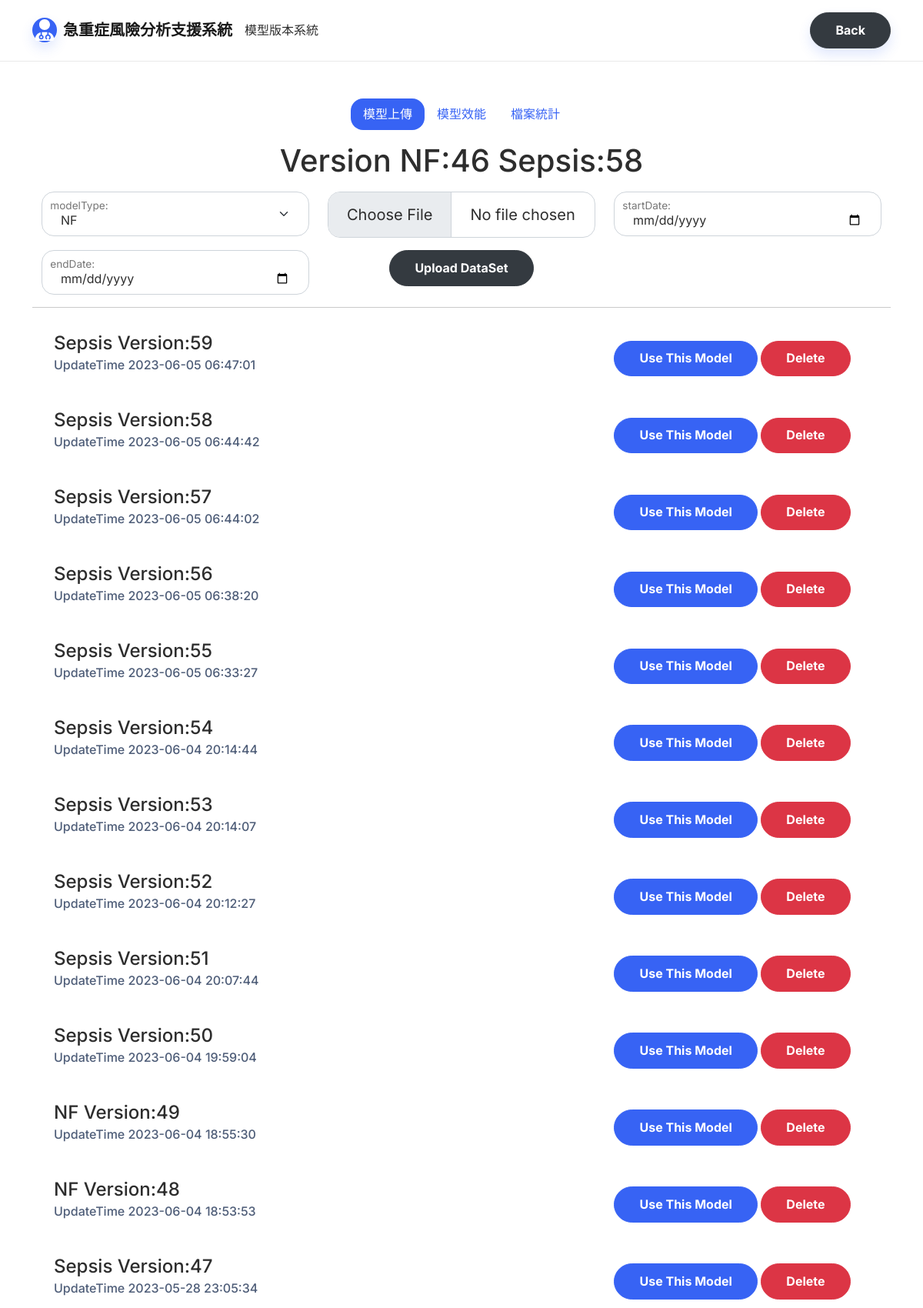
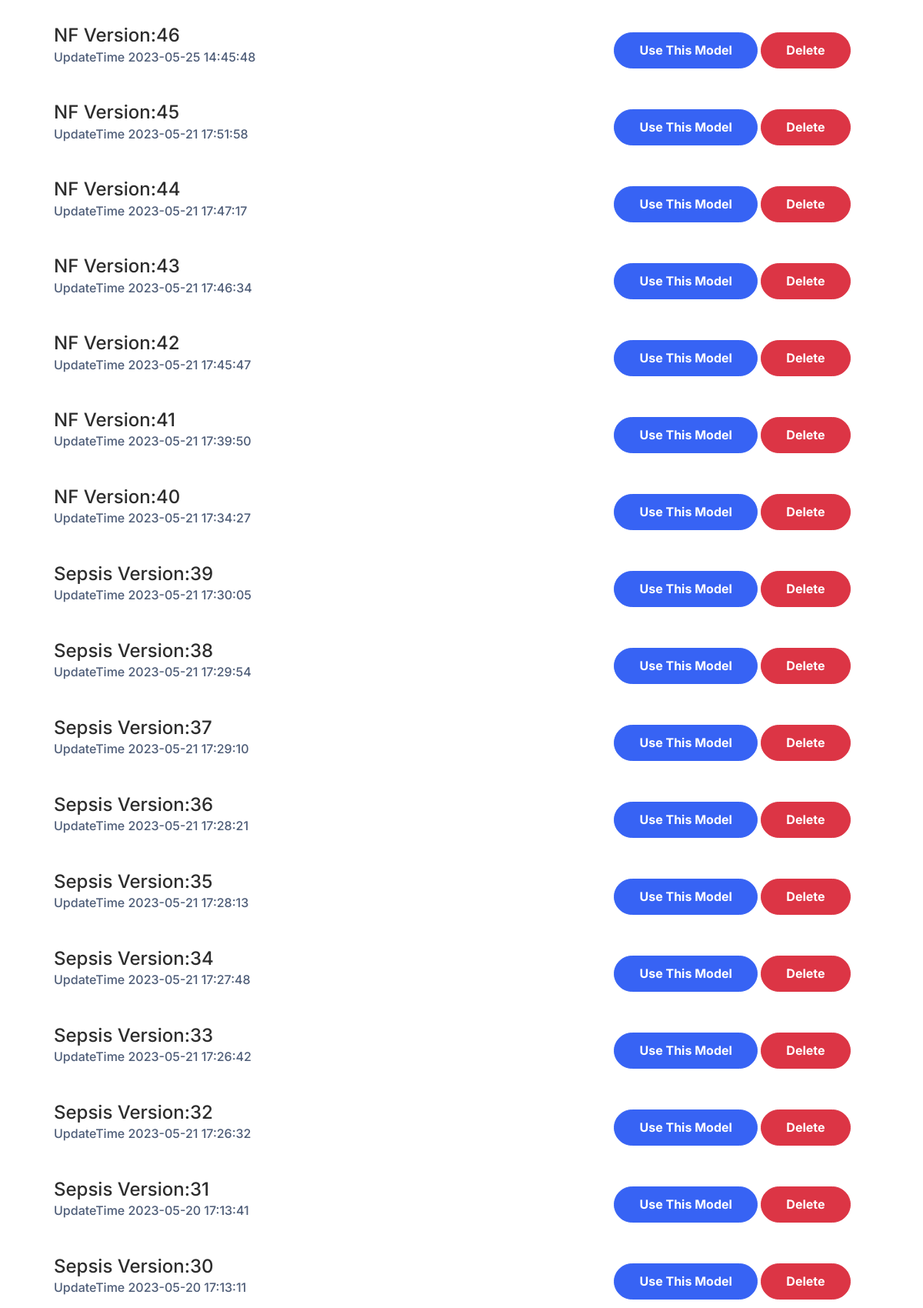
The page /model (upper part) on the database its author committed (2 pictures, top to bottom).
### tables this page shows
CREATE TABLE "nowUseModel" (
	"id"	INTEGER,
	"modelVersionNF"	INTEGER,
	"modelVersionSepsis"	INTEGER,
	"updateDate"	TEXT,
	PRIMARY KEY("id" AUTOINCREMENT)
);

CREATE TABLE "model" (
	"modelVersion"	INTEGER,
	"startDate"	TEXT,
	"endDate"	TEXT,
	"updateDate"	TEXT,
	"datasetName"	TEXT,
	"type"	TEXT NOT NULL DEFAULT 'NF',
	"fold"	INTEGER DEFAULT 1,
	"split"	INTEGER DEFAULT 90,
	PRIMARY KEY("modelVersion" AUTOINCREMENT)
);

### modelManage.py (the view)
@modelManger.route('/model',methods=['GET'])
def queryModel():
    startDate = request.args.get('startDate')
    endDate = request.args.get('endDate')
    modelVersion = request.args.get('modelVersion')
    modelType= request.args.get('type')
    queryString="select * from model M left join modelEfficacy ME on M.modelVersion=ME.modelVersion where 1=1 "
    if startDate:
        queryString+=" and startDate=\""+startDate+"\""
    if endDate:
        queryString+=" and endDate=\""+endDate+"\""
    if modelVersion:
        queryString+=" and M.modelVersion="+modelVersion
    if modelType:
        queryString+=" and type=\""+modelType+"\""
    queryString+=" order by M.modelVersion desc"
    print(queryString)
    data=getData(queryString).fetchall()
    json_list=[]
    for i in data:
        if(i[9]!=None):
            json_list.append(json.loads(i[9]))
        else:
            json_list.append(None)
    return render_template("model.html",models=data,nowUse=getNowUseModel(),modelEfficacy=json_list)

### modelManage.py (called while the page is built)
def getData(strSQL):
    conn = sqlite3.connect(dbfile)
    rows = conn.execute(strSQL)
    return rows

def getNowUseModel():
    conn= sqlite3.connect(dbfile)
    cursor = conn.cursor()
    cursor.execute("SELECT * FROM nowUseModel order by id desc limit 1")
    return cursor.fetchone()

### templates/model.html (shortened to what this page needs)
<!DOCTYPE html>
<html lang="en">
<head>
    <link rel="stylesheet" href="static/assets/bootstrap/css/bootstrap.min.css">
    <link rel="stylesheet" href="static/CSS/load-others.css">
</head>
<body>
    <nav class="navbar navbar-light navbar-expand-md sticky-top navbar-shrink py-3" id="mainNav">
        <div class="container"><a class="navbar-brand d-flex align-items-center" href="/"><span
                    class="bs-icon-sm bs-icon-circle bs-icon-primary shadow d-flex justify-content-center align-items-center me-2 bs-icon"></span><span>急重症風險分析支援系統</span></a>
            模型版本系統
            <div class="collapse navbar-collapse" id="navcol-1">
                <ul class="navbar-nav mx-auto"></ul><a class="btn btn-dark text-start shadow" role="button"
                    href="/patientlist">Back</a>
            </div>
        </div>
    </nav>
    <section class="text-center py-5">
        <div class="container ">
            <div class="row " style="margin: auto;">
                <div class="col mb-3">
                    <ul class="nav nav-pills d-flex justify-content-center">
                        <li class="nav-item">
                            <button class="nav-link active" id="page3-click">模型上傳</button>
                        </li>
                        <li class="nav-item">
                            <button class="nav-link " id="page1-click" aria-current="page">模型效能</button>
                        </li>
                        <li class="nav-item">
                            <button class="nav-link" id="page2-click">檔案統計</button>
                        </li>
                    </ul>
                </div>
                <h1 class="mb-3">Version NF:{{nowUse[1]}} Sepsis:{{nowUse[2]}}</h1>
                <form action="/model" method="POST" enctype="multipart/form-data">
                    <div class="row">
                        <div class="form-floating col-md-4 mb-3">
                            <select class="form-select" name="type" id="type">
                                <option value="NF" selected="">NF</option>
                            </select>
                            <label class="form-label" for="type">
                            </label>
                        </div>
                        <div class=" col-md-4 mb-3">
                            <input id='file' class='form-control form-control-lg' type="file" name="file">
                        </div>
                        <div class="form-floating col-md-4 mb-3">
                            <input id="startDate" class="form-control" type="date" name="startDate">
                            <label class="form-label" for="startDate ">
                            </label>
                        </div>
                        <div class="form-floating col-md-4 mb-3">
                            <input id="endDate" class="form-control" type="date" name="endDate">
                            <label class="form-label" for="endDate">endDate:</label>
                        </div>
                        <div class="col-md-4 mb-3">
                            <button class="btn btn-dark btn-md" type="submit" id="submit">Upload DataSet</button>
                        </div>
                    </div>
                </form>
                <hr>
                {% for model in models %}
                <div class=" row text-start justify-content-center  align-items-center  ">
                    <div class="col-8 col-md-8 col-lg-8 text-start">
                        <div class="card">
                            <div class="card-body ">
                                <h4 class="card-title ">{{model[5]}} Version:{{model[0]}} </h4>
                                <h6 class="text-muted card-subtitle mb-2">UpdateTime {{model[3]}}</h6>
                            </div>
                        </div>
                    </div>
                    <div class="col-sm-4 text-center page3">
                        <button class="btn btn-primary selectModel {{model[5]}}" id='{{model[0]}}' type="button">Use
                            This Model</button>
                        <button class="btn btn-danger deleteModel {{model[5]}}" id="{{model[0]}}"
                            type="button">Delete</button>
                    </div>
                </div>
                {% endfor %}
            </div>
        </div>
    </section>
</body>
</html>

### rows shown on the page
nowUseModel: modelVersionNF "46", modelVersionSepsis "58"
model: type "Sepsis", modelVersion "59", updateDate "2023-06-05 06:47:01"
model: type "Sepsis", modelVersion "58", updateDate "2023-06-05 06:44:42"
model: type "Sepsis", modelVersion "57", updateDate "2023-06-05 06:44:02"
model: type "Sepsis", modelVersion "56", updateDate "2023-06-05 06:38:20"
model: type "Sepsis", modelVersion "55", updateDate "2023-06-05 06:33:27"
model: type "Sepsis", modelVersion "54", updateDate "2023-06-04 20:14:44"
model: type "Sepsis", modelVersion "53", updateDate "2023-06-04 20:14:07"
model: type "Sepsis", modelVersion "52", updateDate "2023-06-04 20:12:27"
model: type "Sepsis", modelVersion "51", updateDate "2023-06-04 20:07:44"
model: type "Sepsis", modelVersion "50", updateDate "2023-06-04 19:59:04"
model: type "NF", modelVersion "49", updateDate "2023-06-04 18:55:30"
model: type "NF", modelVersion "48", updateDate "2023-06-04 18:53:53"
model: type "Sepsis", modelVersion "47", updateDate "2023-05-28 23:05:34"
model: type "NF", modelVersion "46", updateDate "2023-05-25 14:45:48"
model: type "NF", modelVersion "45", updateDate "2023-05-21 17:51:58"
model: type "NF", modelVersion "44", updateDate "2023-05-21 17:47:17"
model: type "NF", modelVersion "43", updateDate "2023-05-21 17:46:34"
model: type "NF", modelVersion "42", updateDate "2023-05-21 17:45:47"
model: type "NF", modelVersion "41", updateDate "2023-05-21 17:39:50"
model: type "NF", modelVersion "40", updateDate "2023-05-21 17:34:27"
model: type "Sepsis", modelVersion "39", updateDate "2023-05-21 17:30:05"
model: type "Sepsis", modelVersion "38", updateDate "2023-05-21 17:29:54"
model: type "Sepsis", modelVersion "37", updateDate "2023-05-21 17:29:10"
model: type "Sepsis", modelVersion "36", updateDate "2023-05-21 17:28:21"
model: type "Sepsis", modelVersion "35", updateDate "2023-05-21 17:28:13"
model: type "Sepsis", modelVersion "34", updateDate "2023-05-21 17:27:48"
model: type "Sepsis", modelVersion "33", updateDate "2023-05-21 17:26:42"
model: type "Sepsis", modelVersion "32", updateDate "2023-05-21 17:26:32"
